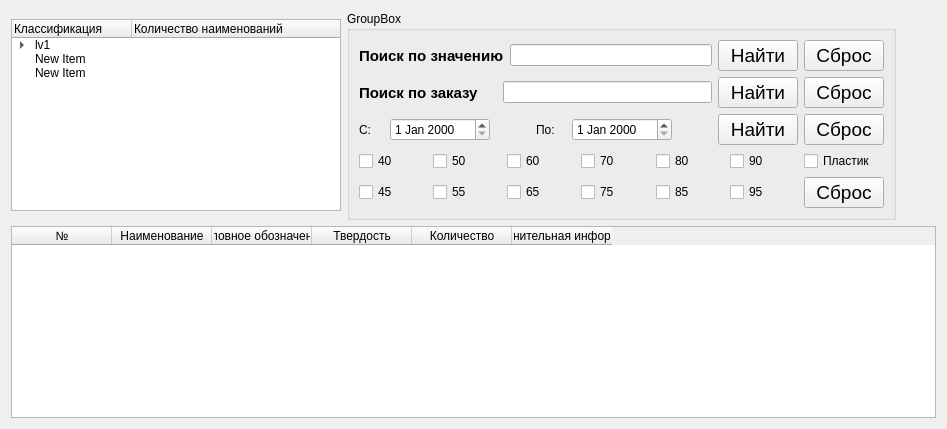
      <widget class="QWidget" name="tab_stor">
       <attribute name="title">
        <string>Склад</string>
       </attribute>
       <layout class="QVBoxLayout" name="verticalLayout_17">
        <item>
         <layout class="QHBoxLayout" name="lay_menu_stor">
          <item>
           <widget class="QTreeWidget" name="tree_stor">
            <property name="sizePolicy">
             <sizepolicy hsizetype="Maximum" vsizetype="Maximum">
              <horstretch>0</horstretch>
              <verstretch>0</verstretch>
             </sizepolicy>
            </property>
            <property name="minimumSize">
             <size>
              <width>330</width>
              <height>180</height>
             </size>
            </property>
            <property name="font">
             <font>
              <weight>62</weight>
              <italic>false</italic>
              <bold>true</bold>
             </font>
            </property>
            <attribute name="headerDefaultSectionSize">
             <number>120</number>
            </attribute>
            <column>
             <property name="text">
              <string notr="true">Классификация</string>
             </property>
            </column>
            <column>
             <property name="text">
              <string>Количество наименований</string>
             </property>
            </column>
            <item>
             <property name="text">
              <string>lv1</string>
             </property>
             <item>
              <property name="text">
               <string>lv2</string>
              </property>
             </item>
            </item>
            <item>
             <property name="text">
              <string>New Item</string>
             </property>
            </item>
            <item>
             <property name="text">
              <string>New Item</string>
             </property>
            </item>
           </widget>
          </item>
          <item>
           <widget class="QGroupBox" name="box_serch_stor">
            <property name="sizePolicy">
             <sizepolicy hsizetype="Preferred" vsizetype="Maximum">
              <horstretch>0</horstretch>
              <verstretch>0</verstretch>
             </sizepolicy>
            </property>
            <property name="title">
             <string>GroupBox</string>
            </property>
            <layout class="QVBoxLayout" name="verticalLayout_7">
             <item>
              <layout class="QHBoxLayout" name="lay_value_serch_stor">
               <item>
                <widget class="QLabel" name="label_value_serch_stor">
                 <property name="font">
                  <font>
                   <pointsize>11</pointsize>
                   <weight>75</weight>
                   <italic>false</italic>
                   <bold>true</bold>
                  </font>
                 </property>
                 <property name="text">
                  <string>Поиск по значению</string>
                 </property>
                </widget>
               </item>
               <item>
                <widget class="QLineEdit" name="lineedit_value_serch_stor"/>
               </item>
               <item>
                <widget class="QPushButton" name="pushbutton_ok_value_serch_stor">
                 <property name="font">
                  <font>
                   <pointsize>14</pointsize>
                   <weight>50</weight>
                   <italic>false</italic>
                   <bold>false</bold>
                  </font>
                 </property>
                 <property name="text">
                  <string>Найти</string>
                 </property>
                </widget>
               </item>
               <item>
                <widget class="QPushButton" name="pushButton_cancel_value_serch_stor">
                 <property name="font">
                  <font>
                   <pointsize>14</pointsize>
                   <weight>50</weight>
                   <italic>false</italic>
                   <bold>false</bold>
                  </font>
                 </property>
                 <property name="text">
                  <string>Сброс</string>
                 </property>
                </widget>
               </item>
              </layout>
             </item>
             <item>
              <layout class="QHBoxLayout" name="lay_nomber_serch_stor">
               <item>
                <widget class="QLabel" name="label_nomber_serch_stor">
                 <property name="font">
                  <font>
                   <pointsize>11</pointsize>
                   <weight>75</weight>
                   <italic>false</italic>
                   <bold>true</bold>
                  </font>
                 </property>
                 <property name="text">
                  <string>Поиск по заказу</string>
                 </property>
                </widget>
               </item>
               <item>
                <spacer name="hspacer_nomber_serch_stor">
                 <property name="orientation">
                  <enum>Qt::Horizontal</enum>
                 </property>
                 <property name="sizeType">
                  <enum>QSizePolicy::Fixed</enum>
                 </property>
                 <property name="sizeHint" stdset="0">
                  <size>
                   <width>18</width>
                   <height>20</height>
                  </size>
                 </property>
                </spacer>
               </item>
               <item>
                <widget class="QLineEdit" name="lineedit_nomber_serch_stor"/>
               </item>
               <item>
                <widget class="QPushButton" name="pushbutton_ok_nomber_serch_stor">
                 <property name="font">
                  <font>
                   <pointsize>14</pointsize>
                   <weight>50</weight>
                   <italic>false</italic>
                   <bold>false</bold>
                  </font>
                 </property>
                 <property name="text">
                  <string>Найти</string>
                 </property>
                </widget>
               </item>
               <item>
                <widget class="QPushButton" name="pushbutton_cancel_nomber_serch_stor">
                 <property name="font">
                  <font>
                   <pointsize>14</pointsize>
                   <weight>50</weight>
                   <italic>false</italic>
                   <bold>false</bold>
                  </font>
                 </property>
                 <property name="text">
                  <string>Сброс</string>
                 </property>
                </widget>
               </item>
              </layout>
             </item>
             <item>
              <layout class="QHBoxLayout" name="lay_date_serch_stor">
               <item>
                <widget class="QLabel" name="label1_data_serch_stor">
                 <property name="minimumSize">
                  <size>
                   <width>25</width>
                   <height>0</height>
                  </size>
                 </property>
                 <property name="maximumSize">
                  <size>
                   <width>9</width>
                   <height>16777215</height>
                  </size>
                 </property>
                 <property name="text">
                  <string>С:</string>
                 </property>
                </widget>
               </item>
               <item>
                <widget class="QDateEdit" name="dateedit_start_serch_stor">
                 <property name="minimumSize">
                  <size>
                   <width>100</width>
                   <height>0</height>
                  </size>
                 </property>
                </widget>
               </item>
               <item>
                <spacer name="hspacer2__data_serch_stor">
                 <property name="orientation">
                  <enum>Qt::Horizontal</enum>
                 </property>
                 <property name="sizeType">
                  <enum>QSizePolicy::Fixed</enum>
                 </property>
                 <property name="sizeHint" stdset="0">
                  <size>
                   <width>40</width>
                   <height>20</height>
                  </size>
                 </property>
                </spacer>
               </item>
               <item>
                <widget class="QLabel" name="label2_data_serch_stor">
                 <property name="minimumSize">
                  <size>
                   <width>30</width>
                   <height>0</height>
                  </size>
                 </property>
                 <property name="maximumSize">
                  <size>
                   <width>15</width>
                   <height>16777215</height>
                  </size>
                 </property>
                 <property name="text">
                  <string>По:</string>
                 </property>
                </widget>
               </item>
               <item>
                <widget class="QDateEdit" name="dateedit_finish_serch_stor">
                 <property name="sizePolicy">
                  <sizepolicy hsizetype="Minimum" vsizetype="Fixed">
                   <horstretch>0</horstretch>
                   <verstretch>0</verstretch>
                  </sizepolicy>
                 </property>
                 <property name="minimumSize">
                  <size>
                   <width>100</width>
                   <height>0</height>
                  </size>
                 </property>
                </widget>
               </item>
               <item>
                <spacer name="hspacer1_data_serch_stor">
                 <property name="orientation">
                  <enum>Qt::Horizontal</enum>
                 </property>
                 <property name="sizeType">
                  <enum>QSizePolicy::Fixed</enum>
                 </property>
                 <property name="sizeHint" stdset="0">
                  <size>
                   <width>40</width>
                   <height>20</height>
                  </size>
                 </property>
                </spacer>
               </item>
               <item>
                <widget class="QPushButton" name="pushbutton_ok_data_serch_stor">
                 <property name="font">
                  <font>
                   <pointsize>14</pointsize>
                   <weight>50</weight>
                   <italic>false</italic>
                   <bold>false</bold>
                  </font>
                 </property>
                 <property name="text">
                  <string>Найти</string>
                 </property>
                </widget>
               </item>
               <item>
                <widget class="QPushButton" name="pushbutton_cancel_data_serch_stor">
                 <property name="font">
                  <font>
                   <pointsize>14</pointsize>
                   <weight>50</weight>
                   <italic>false</italic>
                   <bold>false</bold>
                  </font>
                 </property>
                 <property name="text">
                  <string>Сброс</string>
                 </property>
                </widget>
               </item>
              </layout>
             </item>
             <item>
              <layout class="QGridLayout" name="lay_hard_serch_stor">
               <item row="1" column="5">
                <widget class="QCheckBox" name="checkbox_95_hard_serch_stor">
                 <property name="text">
                  <string>95</string>
                 </property>
                </widget>
               </item>
               <item row="0" column="5">
                <widget class="QCheckBox" name="checkbox_90_hard_serch_stor">
                 <property name="text">
                  <string>90</string>
                 </property>
                </widget>
               </item>
               <item row="1" column="6">
                <widget class="QPushButton" name="pushbutton_cancel_hard_serch_stor">
                 <property name="font">
                  <font>
                   <pointsize>14</pointsize>
                   <weight>50</weight>
                   <italic>false</italic>
                   <bold>false</bold>
                  </font>
                 </property>
                 <property name="text">
                  <string>Сброс</string>
                 </property>
                </widget>
               </item>
               <item row="1" column="4">
                <widget class="QCheckBox" name="checkbox_85_hard_serch_stor">
                 <property name="text">
                  <string>85</string>
                 </property>
                </widget>
               </item>
               <item row="1" column="0">
                <widget class="QCheckBox" name="checkbox_45_hard_serch_stor">
                 <property name="text">
                  <string>45</string>
                 </property>
                </widget>
               </item>
               <item row="1" column="2">
                <widget class="QCheckBox" name="checkbox_65_hard_serch_stor">
                 <property name="text">
                  <string>65</string>
                 </property>
                </widget>
               </item>
               <item row="1" column="3">
                <widget class="QCheckBox" name="checkbox_75_hard_serch_stor">
                 <property name="text">
                  <string>75</string>
                 </property>
                </widget>
               </item>
               <item row="1" column="1">
                <widget class="QCheckBox" name="checkbox_55_hard_serch_stor">
                 <property name="text">
                  <string>55</string>
                 </property>
                </widget>
               </item>
               <item row="0" column="6">
                <widget class="QCheckBox" name="checkbox_plast_hard_serch_stor">
                 <property name="text">
                  <string>Пластик</string>
                 </property>
                </widget>
               </item>
               <item row="0" column="4">
                <widget class="QCheckBox" name="checkbox_80_hard_serch_stor">
                 <property name="text">
                  <string>80</string>
                 </property>
                </widget>
               </item>
               <item row="0" column="3">
                <widget class="QCheckBox" name="checkbox_70_hard_serch_stor">
                 <property name="text">
                  <string>70</string>
                 </property>
                </widget>
               </item>
               <item row="0" column="0">
                <widget class="QCheckBox" name="checkbox_40_hard_serch_stor">
                 <property name="text">
                  <string>40</string>
                 </property>
                </widget>
               </item>
               <item row="0" column="1">
                <widget class="QCheckBox" name="checkbox_50_hard_serch_stor">
                 <property name="text">
                  <string>50</string>
                 </property>
                </widget>
               </item>
               <item row="0" column="2">
                <widget class="QCheckBox" name="checkbox_60_hard_serch_stor">
                 <property name="text">
                  <string>60</string>
                 </property>
                </widget>
               </item>
              </layout>
             </item>
            </layout>
           </widget>
          </item>
          <item>
           <spacer name="hspacer_stor">
            <property name="orientation">
             <enum>Qt::Horizontal</enum>
            </property>
            <property name="sizeHint" stdset="0">
             <size>
              <width>40</width>
              <height>20</height>
             </size>
            </property>
           </spacer>
          </item>
         </layout>
        </item>
        <item>
         <widget class="QTableWidget" name="table_stor">
          <column>
           <property name="text">
            <string>№</string>
           </property>
          </column>
          <column>
           <property name="text">
            <string>Наименование</string>
           </property>
          </column>
          <column>
           <property name="text">
            <string>Условное обозначение</string>
           </property>
          </column>
          <column>
           <property name="text">
            <string>Твердость</string>
           </property>
          </column>
          <column>
           <property name="text">
            <string>Количество</string>
           </property>
          </column>
          <column>
           <property name="text">
            <string>Дополнительная информация</string>
           </property>
          </column>
         </widget>
        </item>
       </layout>
      </widget>
